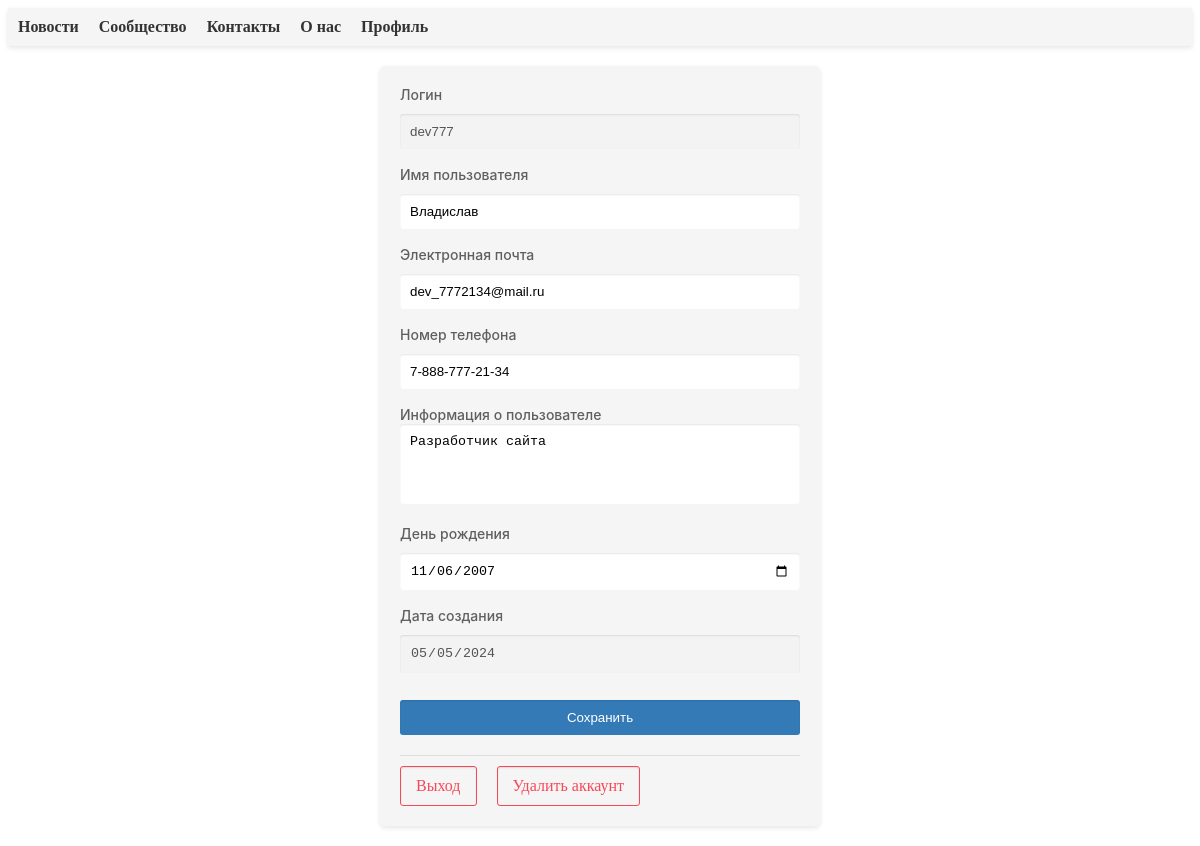
The app's page /profile (signed in) with its own data.
### app.py (models this page shows)
class Auth(Base):
    __tablename__ = 'authorized_users'
    id = Column(Integer, primary_key=True)
    login = Column(String(32), nullable=False, unique=True)
    password = Column(String(32), nullable=False)
    user_name = Column(String(32), nullable=False)
    user_about = Column(String)
    user_birthdate = Column(String)
    date_creation = Column(String)
    user_phone = Column(String)
    user_email = Column(String)
    admin_access = Column(Boolean, default=False)
    status = Column(String, default="Пользователь")
    has_communty = Column(String, nullable=True)

### app.py (the view, shortened to what this page needs)
@app.route("/profile", methods=['GET', 'POST'])
@login_required
def profile_page():
    user_metadata = session.query(Auth).filter_by(
        id=current_user.get_id()).first()
    return render_template("profile_page.html", profile=user_metadata)

### app.py (called while the page is built)
@login_manager.user_loader
def load_user(user_id):
    return UserLogin().fromDB(user_id)

    def fromDB(self, user_id):
        self.__user = session.query(Auth).filter_by(id=user_id)
        self.__id = user_id
        return self

    def get_id(self):
        return self.__id

### templates/profile_page.html (shortened to what this page needs)
{% extends "base.html" %}
{% block style %}
<link rel="stylesheet" href="{{url_for('static', filename='css/input_style.css')}}">
<link rel="stylesheet" href="{{url_for('static', filename='css/text_area_style.css')}}">
{% endblock %}
{% block content %}
<form action="{{url_for('profile_page')}}" method="post">
    <div>
        <label for="user_login">Логин</label>
        <input type="text" name="user_login" value="{{profile.login}}" disabled required>
    </div>
    <div>
        <label for="user_name">Имя пользователя</label>
        <input type="text" name="user_name" value="{{profile.user_name}}" minlength="5" maxlength="32" required>
    </div>
    <div>
        <label for="user_e_mail">Электронная почта</label>
        <input type="email" name="user_e_mail" value="{% if profile.user_email != None %}{{profile.user_email}}{% endif %}" placeholder="user@example.com">
    </div>
    <div>
        <label for="user_phone">Номер телефона</label>
        <input type="tel" name="user_phone" pattern="[7]{1}-[0-9]{3}-[0-9]{3}-[0-9]{2}-[0-9]{2}" value="{% if profile.user_phone != None %}{{profile.user_phone}}{% endif %}" placeholder="7-XXX-XXX-XX-X">
    </div>
    <div>
        <label for="user_about">Информация о пользователе</label>
        <textarea type="textarea" name="user_about" placeholder="Не указано" rows="4" maxlength="256">{% if profile.user_about %}{{profile.user_about}}{% endif %}</textarea>
    </div>
    <div>
        <label for="user_birthdate">День рождения</label>
        <input type="date" name="user_birthdate" value="{{profile.user_birthdate}}" placeholder="Не указано">
    </div>
    <div>
        <label for="date_creation">Дата создания</label>
        <input type="date" name="date_creation" value="{{profile.date_creation}}" placeholder="Не указано" disabled>
    </div>
        <input type="submit" value="Сохранить">
    <hr>
    <btn>
        <a href="/logout" class="button">Выход</a>
        <a href="/delete" class="button">Удалить аккаунт</a>
    </btn>
</form>
{% endblock %}

### static/css/main.css (style rules this page uses)
form { width: 400px; margin: 20px auto; background-color: #f5f5f5; padding: 20px; border-radius: 5px; box-shadow: 0 2px 5px rgba(0, 0, 0, 0.1); }

### static/css/input_style.css (style rules this page uses)
input[type="text"], input[type="password"], input[type="submit"], input[type="email"], input[type="tel"], input[type="date"] { width: -webkit-fill-available; padding: 10px; margin-bottom: 10px; margin-top: 10px; border: none; border-radius: 3px; box-shadow: inset 0 1px 2px rgba(0, 0, 0, 0.1); }
input[type="submit"] { background-color: #337ab7; color: #fff; cursor: pointer; }
btn { display: flex; justify-content: flex-start; }
.button { padding: 10px 15px; color: #f74859; border: 1px solid #f74859; border-radius: 3px; background-color: #f5f5f5; box-shadow: inset 0 1px 2px rgba(0, 0, 0, 0.1); margin-right: 20px; text-decoration: none; text-align: center; cursor: pointer; }
a { color: #337ab7; text-decoration: none; }
hr { margin-top: 10px; margin-bottom: 10px; border: none; border-top: 1px solid #ddd; }
label { font-family: -apple-system, BlinkMacSystemFont, "Segoe UI", Roboto, Oxygen, Ubuntu, Cantarell, "Open Sans", "Helvetica Neue", sans-serif; text-shadow: none; font-weight: 500; font-size: 14px; color: #5f5f5f; text-decoration: none; }
div { margin-bottom: 7px }

### static/css/text_area_style.css (style rules this page uses)
textarea { width: -webkit-fill-available; padding: 10px; margin-bottom: 10px; border: none; border-radius: 3px; box-shadow: inset 0 1px 2px rgba(0, 0, 0, 0.1); resize: none; }

### records on screen
Auth: user_login "dev777", user_name "Владислав", user_e_mail "dev_7772134@mail.ru", user_phone "7-888-777-21-34", user_about "Разработчик сайта", user_birthdate "11/06/2007", date_creation "05/05/2024"
